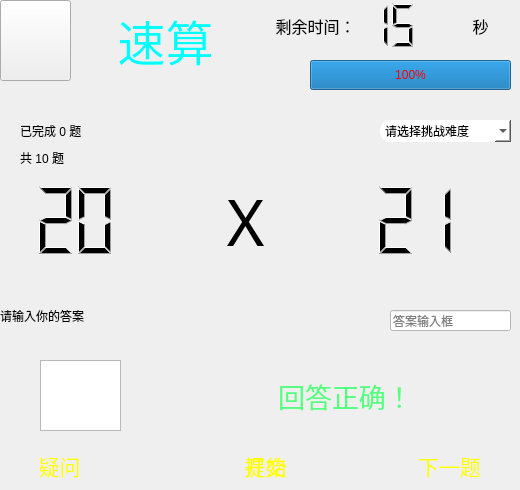
    <widget class="QWidget" name="susuan">
     <attribute name="icon">
      <iconset resource="img.qrc">
       <normaloff>:/子标/图片文件夹/速算.png</normaloff>:/子标/图片文件夹/速算.png</iconset>
     </attribute>
     <attribute name="title">
      <string>速算</string>
     </attribute>
     <attribute name="toolTip">
      <string>速算</string>
     </attribute>
     <widget class="QPushButton" name="SSicon">
      <property name="geometry">
       <rect>
        <x>0</x>
        <y>0</y>
        <width>71</width>
        <height>81</height>
       </rect>
      </property>
      <property name="styleSheet">
       <string notr="true">border-image: url(:/子标/图片文件夹/速算.png);</string>
      </property>
      <property name="text">
       <string/>
      </property>
     </widget>
     <widget class="QLabel" name="SStitle">
      <property name="geometry">
       <rect>
        <x>90</x>
        <y>0</y>
        <width>151</width>
        <height>81</height>
       </rect>
      </property>
      <property name="font">
       <font>
        <family>楷体</family>
        <pointsize>36</pointsize>
       </font>
      </property>
      <property name="styleSheet">
       <string notr="true">color: rgb(0, 255, 255);</string>
      </property>
      <property name="text">
       <string>速算</string>
      </property>
      <property name="alignment">
       <set>Qt::AlignCenter</set>
      </property>
      <property name="buddy">
       <cstring></cstring>
      </property>
     </widget>
     <widget class="QLCDNumber" name="SSLCDshengyu">
      <property name="geometry">
       <rect>
        <x>360</x>
        <y>0</y>
        <width>61</width>
        <height>51</height>
       </rect>
      </property>
      <property name="font">
       <font>
        <family>楷体</family>
        <underline>true</underline>
       </font>
      </property>
      <property name="focusPolicy">
       <enum>Qt::NoFocus</enum>
      </property>
      <property name="layoutDirection">
       <enum>Qt::LeftToRight</enum>
      </property>
      <property name="autoFillBackground">
       <bool>false</bool>
      </property>
      <property name="frameShadow">
       <enum>QFrame::Raised</enum>
      </property>
      <property name="lineWidth">
       <number>0</number>
      </property>
      <property name="midLineWidth">
       <number>0</number>
      </property>
      <property name="smallDecimalPoint">
       <bool>false</bool>
      </property>
      <property name="digitCount">
       <number>2</number>
      </property>
      <property name="value" stdset="0">
       <double>15.000000000000000</double>
      </property>
     </widget>
     <widget class="QLabel" name="SSshengyushijian">
      <property name="geometry">
       <rect>
        <x>240</x>
        <y>0</y>
        <width>151</width>
        <height>51</height>
       </rect>
      </property>
      <property name="font">
       <font>
        <family>楷体</family>
        <pointsize>12</pointsize>
       </font>
      </property>
      <property name="text">
       <string>剩余时间：</string>
      </property>
      <property name="alignment">
       <set>Qt::AlignCenter</set>
      </property>
     </widget>
     <widget class="QProgressBar" name="SStimeprogress">
      <property name="geometry">
       <rect>
        <x>310</x>
        <y>60</y>
        <width>201</width>
        <height>30</height>
       </rect>
      </property>
      <property name="styleSheet">
       <string notr="true">color: rgb(255, 0, 0);
</string>
      </property>
      <property name="maximum">
       <number>15</number>
      </property>
      <property name="value">
       <number>15</number>
      </property>
      <property name="orientation">
       <enum>Qt::Horizontal</enum>
      </property>
      <property name="invertedAppearance">
       <bool>false</bool>
      </property>
     </widget>
     <widget class="QLabel" name="SSS">
      <property name="geometry">
       <rect>
        <x>450</x>
        <y>0</y>
        <width>61</width>
        <height>51</height>
       </rect>
      </property>
      <property name="font">
       <font>
        <family>楷体</family>
        <pointsize>12</pointsize>
       </font>
      </property>
      <property name="text">
       <string>秒</string>
      </property>
      <property name="alignment">
       <set>Qt::AlignCenter</set>
      </property>
     </widget>
     <widget class="QPushButton" name="SSzhuye">
      <property name="geometry">
       <rect>
        <x>14</x>
        <y>450</y>
        <width>91</width>
        <height>31</height>
       </rect>
      </property>
      <property name="font">
       <font>
        <family>楷体</family>
        <pointsize>16</pointsize>
       </font>
      </property>
      <property name="styleSheet">
       <string notr="true">QPushButton{color: rgb(255, 255, 0);}
QPushButton:pressed{padding-top:5px;padding-left:5px;border-radius:10px;color: rgb(255, 0, 0);
}
</string>
      </property>
      <property name="text">
       <string>疑问</string>
      </property>
      <property name="icon">
       <iconset resource="img.qrc">
        <normaloff>:/标志/图片文件夹/主页 .png</normaloff>:/标志/图片文件夹/主页 .png</iconset>
      </property>
      <property name="flat">
       <bool>true</bool>
      </property>
     </widget>
     <widget class="QPushButton" name="SStijiao">
      <property name="geometry">
       <rect>
        <x>220</x>
        <y>450</y>
        <width>91</width>
        <height>31</height>
       </rect>
      </property>
      <property name="font">
       <font>
        <family>楷体</family>
        <pointsize>16</pointsize>
       </font>
      </property>
      <property name="toolTip">
       <string>Alt+Enter</string>
      </property>
      <property name="styleSheet">
       <string notr="true">QPushButton{color: rgb(255, 255, 0);}
QPushButton:pressed{padding-top:5px;padding-left:5px;border-radius:10px;color: rgb(255, 0, 0);
}
</string>
      </property>
      <property name="text">
       <string>提交</string>
      </property>
      <property name="icon">
       <iconset resource="img.qrc">
        <normaloff>:/标志/图片文件夹/数学提交.png</normaloff>:/标志/图片文件夹/数学提交.png</iconset>
      </property>
      <property name="shortcut">
       <string>Alt+Return</string>
      </property>
      <property name="flat">
       <bool>true</bool>
      </property>
     </widget>
     <widget class="QPushButton" name="SSxiayiti">
      <property name="geometry">
       <rect>
        <x>404</x>
        <y>450</y>
        <width>91</width>
        <height>31</height>
       </rect>
      </property>
      <property name="font">
       <font>
        <family>楷体</family>
        <pointsize>16</pointsize>
       </font>
      </property>
      <property name="toolTip">
       <string>Alt + 右</string>
      </property>
      <property name="styleSheet">
       <string notr="true">QPushButton{color: rgb(255, 255, 0);}
QPushButton:pressed{padding-top:5px;padding-left:5px;border-radius:10px;color: rgb(255, 0, 0);
}
</string>
      </property>
      <property name="text">
       <string>下一题</string>
      </property>
      <property name="icon">
       <iconset resource="img.qrc">
        <normaloff>:/标志/图片文件夹/下一题.png</normaloff>:/标志/图片文件夹/下一题.png</iconset>
      </property>
      <property name="shortcut">
       <string>Alt+Right</string>
      </property>
      <property name="checkable">
       <bool>false</bool>
      </property>
      <property name="checked">
       <bool>false</bool>
      </property>
      <property name="autoRepeat">
       <bool>false</bool>
      </property>
      <property name="flat">
       <bool>true</bool>
      </property>
     </widget>
     <widget class="QPushButton" name="SSkaishi">
      <property name="geometry">
       <rect>
        <x>220</x>
        <y>450</y>
        <width>91</width>
        <height>31</height>
       </rect>
      </property>
      <property name="font">
       <font>
        <family>楷体</family>
        <pointsize>16</pointsize>
       </font>
      </property>
      <property name="styleSheet">
       <string notr="true">QPushButton{color: rgb(255, 255, 0);}
QPushButton:pressed{padding-top:5px;padding-left:5px;border-radius:10px;color: rgb(255, 0, 0);
}
</string>
      </property>
      <property name="text">
       <string>开始</string>
      </property>
      <property name="icon">
       <iconset resource="img.qrc">
        <normaloff>:/标志/图片文件夹/开始.png</normaloff>:/标志/图片文件夹/开始.png</iconset>
      </property>
      <property name="shortcut">
       <string>Space</string>
      </property>
      <property name="flat">
       <bool>true</bool>
      </property>
     </widget>
     <widget class="QLineEdit" name="SSlineEdit">
      <property name="geometry">
       <rect>
        <x>390</x>
        <y>310</y>
        <width>121</width>
        <height>21</height>
       </rect>
      </property>
      <property name="font">
       <font>
        <family>楷体</family>
       </font>
      </property>
      <property name="tabletTracking">
       <bool>false</bool>
      </property>
      <property name="whatsThis">
       <string/>
      </property>
      <property name="styleSheet">
       <string notr="true">background-color: rgb(255, 255, 255);</string>
      </property>
      <property name="inputMask">
       <string/>
      </property>
      <property name="text">
       <string/>
      </property>
      <property name="maxLength">
       <number>32767</number>
      </property>
      <property name="cursorPosition">
       <number>0</number>
      </property>
      <property name="placeholderText">
       <string>答案输入框</string>
      </property>
      <property name="clearButtonEnabled">
       <bool>false</bool>
      </property>
     </widget>
     <widget class="QLabel" name="SStishi">
      <property name="geometry">
       <rect>
        <x>0</x>
        <y>300</y>
        <width>101</width>
        <height>31</height>
       </rect>
      </property>
      <property name="font">
       <font>
        <family>楷体</family>
       </font>
      </property>
      <property name="text">
       <string>请输入你的答案</string>
      </property>
     </widget>
     <widget class="QComboBox" name="SScomboBox">
      <property name="geometry">
       <rect>
        <x>380</x>
        <y>120</y>
        <width>131</width>
        <height>22</height>
       </rect>
      </property>
      <property name="font">
       <font>
        <family>楷体</family>
       </font>
      </property>
      <property name="styleSheet">
       <string notr="true">background-color: rgb(255, 255, 255);
border-radius:10px</string>
      </property>
      <property name="maxVisibleItems">
       <number>6</number>
      </property>
      <item>
       <property name="text">
        <string>请选择挑战难度</string>
       </property>
       <property name="icon">
        <iconset resource="img.qrc">
         <normaloff>:/png/图片文件夹/5.png</normaloff>:/png/图片文件夹/5.png</iconset>
       </property>
      </item>
      <item>
       <property name="text">
        <string>简单</string>
       </property>
       <property name="icon">
        <iconset resource="img.qrc">
         <normaloff>:/速算/图片文件夹/简单.png</normaloff>:/速算/图片文件夹/简单.png</iconset>
       </property>
      </item>
      <item>
       <property name="text">
        <string>普通</string>
       </property>
       <property name="icon">
        <iconset resource="img.qrc">
         <normaloff>:/速算/图片文件夹/普通.png</normaloff>:/速算/图片文件夹/普通.png</iconset>
       </property>
      </item>
      <item>
       <property name="text">
        <string>困难</string>
       </property>
       <property name="icon">
        <iconset resource="img.qrc">
         <normaloff>:/速算/图片文件夹/困难.png</normaloff>:/速算/图片文件夹/困难.png</iconset>
       </property>
      </item>
      <item>
       <property name="text">
        <string>地狱</string>
       </property>
       <property name="icon">
        <iconset resource="img.qrc">
         <normaloff>:/速算/图片文件夹/地狱.png</normaloff>:/速算/图片文件夹/地狱.png</iconset>
       </property>
      </item>
     </widget>
     <widget class="QLCDNumber" name="lcdNumber1">
      <property name="geometry">
       <rect>
        <x>20</x>
        <y>180</y>
        <width>111</width>
        <height>81</height>
       </rect>
      </property>
      <property name="font">
       <font>
        <family>楷体</family>
        <pointsize>16</pointsize>
       </font>
      </property>
      <property name="frameShape">
       <enum>QFrame::Box</enum>
      </property>
      <property name="frameShadow">
       <enum>QFrame::Raised</enum>
      </property>
      <property name="midLineWidth">
       <number>-1</number>
      </property>
      <property name="smallDecimalPoint">
       <bool>false</bool>
      </property>
      <property name="digitCount">
       <number>2</number>
      </property>
      <property name="intValue" stdset="0">
       <number>20</number>
      </property>
     </widget>
     <widget class="QLCDNumber" name="lcdNumber2">
      <property name="geometry">
       <rect>
        <x>360</x>
        <y>180</y>
        <width>111</width>
        <height>81</height>
       </rect>
      </property>
      <property name="font">
       <font>
        <family>楷体</family>
        <pointsize>16</pointsize>
       </font>
      </property>
      <property name="frameShape">
       <enum>QFrame::Box</enum>
      </property>
      <property name="frameShadow">
       <enum>QFrame::Raised</enum>
      </property>
      <property name="midLineWidth">
       <number>-1</number>
      </property>
      <property name="smallDecimalPoint">
       <bool>false</bool>
      </property>
      <property name="digitCount">
       <number>2</number>
      </property>
      <property name="intValue" stdset="0">
       <number>21</number>
      </property>
     </widget>
     <widget class="QLabel" name="SSlable_cheng">
      <property name="geometry">
       <rect>
        <x>210</x>
        <y>180</y>
        <width>71</width>
        <height>81</height>
       </rect>
      </property>
      <property name="font">
       <font>
        <family>楷体</family>
        <pointsize>48</pointsize>
       </font>
      </property>
      <property name="text">
       <string>X</string>
      </property>
      <property name="textFormat">
       <enum>Qt::AutoText</enum>
      </property>
      <property name="alignment">
       <set>Qt::AlignCenter</set>
      </property>
     </widget>
     <widget class="QLabel" name="SSwanchengshu">
      <property name="geometry">
       <rect>
        <x>20</x>
        <y>120</y>
        <width>131</width>
        <height>21</height>
       </rect>
      </property>
      <property name="text">
       <string>已完成 0 题</string>
      </property>
     </widget>
     <widget class="QLabel" name="SSlable">
      <property name="geometry">
       <rect>
        <x>20</x>
        <y>150</y>
        <width>101</width>
        <height>16</height>
       </rect>
      </property>
      <property name="text">
       <string>共 10 题</string>
      </property>
     </widget>
     <widget class="QTableWidget" name="SSpicture">
      <property name="geometry">
       <rect>
        <x>40</x>
        <y>360</y>
        <width>81</width>
        <height>71</height>
       </rect>
      </property>
      <property name="styleSheet">
       <string notr="true">border-image: url(:/速算/图片文件夹/正确.png);</string>
      </property>
     </widget>
     <widget class="QLabel" name="SShuida">
      <property name="geometry">
       <rect>
        <x>220</x>
        <y>370</y>
        <width>251</width>
        <height>51</height>
       </rect>
      </property>
      <property name="font">
       <font>
        <family>楷体</family>
        <pointsize>20</pointsize>
       </font>
      </property>
      <property name="styleSheet">
       <string notr="true">color: rgb(85, 255, 127);</string>
      </property>
      <property name="text">
       <string>回答正确！</string>
      </property>
      <property name="alignment">
       <set>Qt::AlignCenter</set>
      </property>
     </widget>
    </widget>
